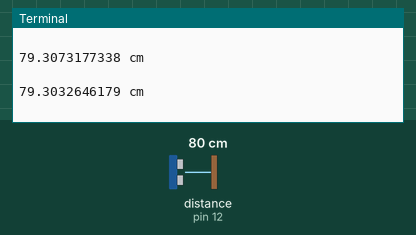
This program was run on a simulated Raspberry Pi (header pin numbers). Parts: the last lines printed to the terminal. The inputs (shaded band) are chosen by the test bench; at power-on: distance to the obstacle (sensor on pin 12) 80 cm. The echo pulse lasts 58.3 µs per cm; the clock reads 2024-03-15 10:24:30 at power-on unless the program sets it.

Above: at 1.2 s.
1.3 s: distance to the obstacle (sensor on pin 12) set to 2 cm
At 1.43 s:
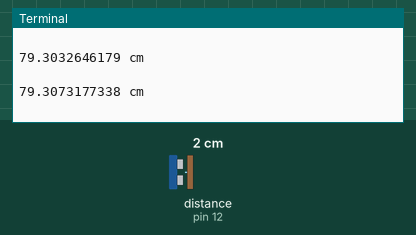
2.8 s: distance to the obstacle (sensor on pin 12) set to 4 cm
At 2.94 s:
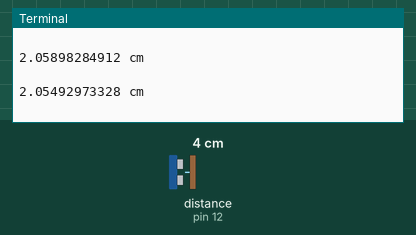
Timing chart, 0 to 5.8 s (numbered marks = the images above; inputs shaded):
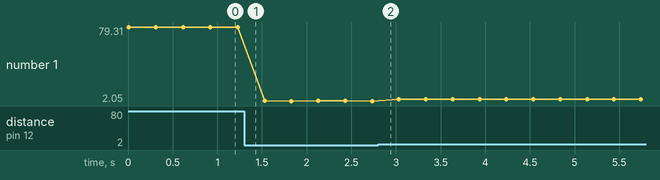

Measured:
- plotted number 1: 79.31 → 2.05 after the input at 1.3 s, 2.05 → 3.96 after the input at 2.8 s

The program:

ultraTest.py
```python
#!/usr/bin/env python
import RPi.GPIO as GPIO
import time
TRIG = 11
ECHO = 12
GPIO.setmode(GPIO.BOARD)
GPIO.setup(TRIG, GPIO.OUT)
GPIO.setup(ECHO, GPIO.IN)
ultraClean = False

def setup():
    GPIO.setmode(GPIO.BOARD)
    GPIO.setup(TRIG, GPIO.OUT)
    GPIO.setup(ECHO, GPIO.IN)
def distance():
    GPIO.output(TRIG, 0)
    time.sleep(0.000002)
    GPIO.output(TRIG, 1)
    time.sleep(0.00001)
    GPIO.output(TRIG, 0)
    time1 = 0
    time2 = 0
    while GPIO.input(ECHO) == 0:
        a = 0
        time1 = time.time()
    while GPIO.input(ECHO) == 1:
        a = 1
        time2 = time.time()
    during = time2 - time1
    if during >2 and during <4:
        ultraClean = True
        GPIO.cleanup()
    return during * 340 / 2 * 100

def loop():
    while True:
        if not ultraClean:
            dis = distance()
            print dis, 'cm'
            print ''
        time.sleep(0.3)

def destroy():
    GPIO.cleanup()

if __name__ == "__main__":
    setup()
    try:
        loop()
    except KeyboardInterrupt:
        destroy()
```
